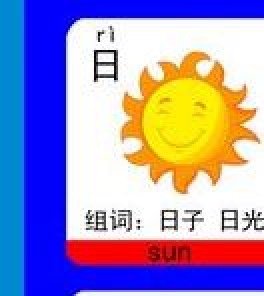
#> input picture KidsSafeDesktop/AssetsSrc/cells5/r0c0.jpg, 132 x 148 px (shown 2 times larger); its folder holds 4 pictures in this run
$ python uni_matte.py
#> lines starting #> are read from the running program, lines starting #| are printed output that depends on the picture
import subprocess, json, os, shutil, glob
from PIL import Image

SKILL = r"D:/Program Files/WorkBuddy/resources/app.asar.unpacked/resources/plugins/workbuddy-builtin/skills/buddy-image-processing/scripts/buddy-image-processing.py"
TOKEN = "ck_t_g2v1xwqqtu68.mNi3jti0Fp_gB7PVQQ4_lQ"
HERE = os.path.dirname(os.path.abspath(__file__))
W,H=132,148
# uniform safe box: exclude char(left), pinyin(top), example strip(bottom), side bars
X0,X1,Y0,Y1 = 0.30,0.92,0.18,0.62
os.makedirs('inputs_u',exist_ok=True); os.makedirs('outputs_u',exist_ok=True)
# use cells5 tiles
srcs = {
 'sun':'r0c0','moon':'r0c1','fire':'r0c3','mountain':'r0c4',
 'hand':'r2c0','ear':'r2c2','eye':'r2c3','door':'r3c2',
 'car':'r4c4','shoe':'r5c0','hat':'r5c1','cup':'r4c1'}
ok=fail=0
for name,cell in srcs.items():
    im=Image.open(f'cells5/{cell}.jpg').convert('RGB')
#> im is the input picture: PIL image 132x148 RGB; mean R, G, B 153.4, 142.6, 189.3
    crop=im.crop((int(X0*W),int(Y0*H),int(X1*W),int(Y1*H)))
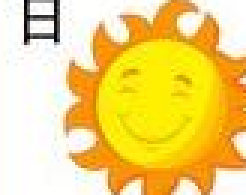
#> crop: PIL image 82x65 RGB (shown 3 times larger); mean R, G, B 243.4, 213.6, 119.2
    inp=os.path.join(HERE,'inputs_u',name+'.png'); crop.save(inp)
    out=os.path.join(HERE,'outputs_u',name+'.png')
    cmd=["python3",SKILL,"image-edit","--operation","matting","--image-file",inp,"--token",TOKEN]
    res=subprocess.run(cmd,capture_output=True,text=True,timeout=600)
    t=res.stdout; s=t.find("{"); e=t.rfind("}")
    if s==-1 or e==-1: print("NOJSON",name); fail+=1; continue
    data=json.loads(t[s:e+1])
    if data.get("status")!="completed" or not data.get("result_files"):
        print("BAD",name,data.get("status")); fail+=1; continue
    shutil.copy(data["result_files"][0]["path"],out)
    print("OK",name); ok+=1
#> pass 2 of the loop `for name,cell in srcs.items():`:
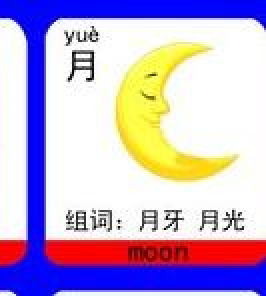
#> input picture KidsSafeDesktop/AssetsSrc/cells5/r0c1.jpg, 133 x 148 px (shown 2 times larger)
#> im is the input picture: PIL image 133x148 RGB; mean R, G, B 192, 173.9, 208.4
#> `crop=im.crop((int(X0*W),int(Y0*H),int(X1*W),int(Y1*H)))`:
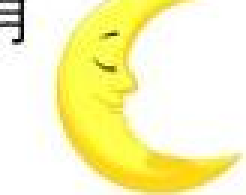
#> crop: PIL image 82x65 RGB (shown 3 times larger); mean R, G, B 249.3, 245.7, 188.3
#> pass 3 of the loop `for name,cell in srcs.items():`:
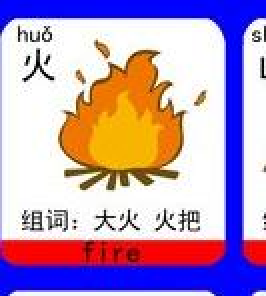
#> input picture KidsSafeDesktop/AssetsSrc/cells5/r0c3.jpg, 133 x 148 px (shown 2 times larger)
#> im is the input picture: PIL image 133x148 RGB; mean R, G, B 184.4, 155.5, 188.3
#> `crop=im.crop((int(X0*W),int(Y0*H),int(X1*W),int(Y1*H)))`:
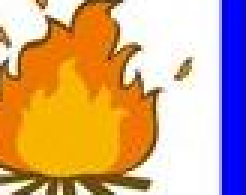
#> crop: PIL image 82x65 RGB (shown 3 times larger); mean R, G, B 206.6, 166.6, 128.2
#> (the run stopped early here; a loop or call above may not have finished)
